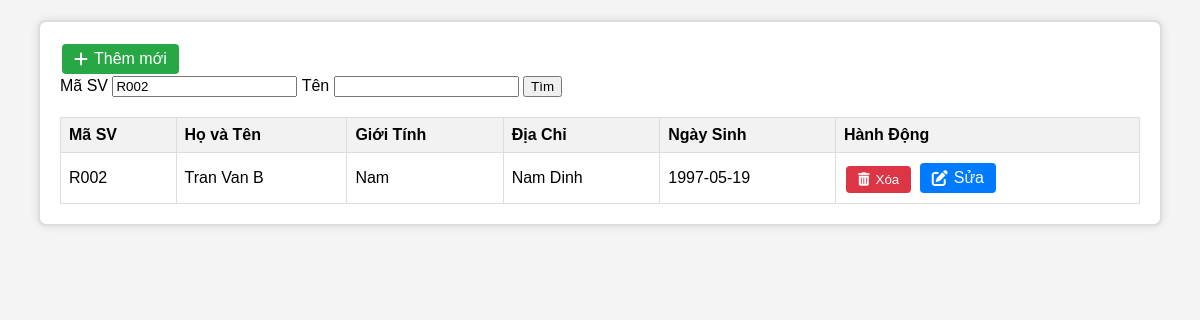
The page /students.php?masv=R002 on the database its author committed.
### tables this page shows
CREATE TABLE `sinhvien` (
  `Masv` varchar(20) NOT NULL,
  `Hotensv` varchar(50) NOT NULL,
  `GioiTinh` varchar(15) NOT NULL,
  `Diachi` varchar(150) NOT NULL,
  `Ngaysinh` date NOT NULL
);

### students.php (the view, shortened to what this page needs)
<?php
include 'db_connect.php';
$masv = isset($_GET['masv']) ? $_GET['masv'] : '';
$ten = isset($_GET['ten']) ? $_GET['ten'] : '';
$masvParam = "%$masv%";
$tenParam = "%$ten%";
if (empty($masv) && empty($ten)) {
    $sql = "SELECT * FROM sinhvien";
    $stm = $conn->prepare($sql);
    $stm->execute();
} else {
    $sql = "SELECT * FROM sinhvien WHERE Masv LIKE ? AND Hotensv LIKE ?";
    $stm = $conn->prepare($sql);
    $stm->execute([$masvParam, $tenParam]);
}
if ($stm->rowCount() > 0) {
    $data = $stm->fetchAll(PDO::FETCH_OBJ);
} else {
    $data = [];
}
?>
<!DOCTYPE html>
<html lang="en">
<head>
    <link rel="stylesheet" href="https://cdnjs.cloudflare.com/ajax/libs/font-awesome/6.0.0-beta3/css/all.min.css">
</head>
<body>
    <div class="container">
        <a href="ThemSVFR.php" class="button add">
            <i class="fas fa-plus"></i> Thêm mới
        </a>
        <form action="index.php" method="get" class="search-form">
            <label for="masv">Mã SV</label>
            <input type="text" name="masv" id="masv" value="<?php echo htmlspecialchars($masv); ?>">
            <label for="ten">Tên</label>
            <input type="text" name="ten" id="ten" value="<?php echo htmlspecialchars($ten); ?>">
            <input type="submit" value="Tìm">
        </form>
        <table id="SinhVien" class="student-table">
            <thead>
                <tr>
                    <th>Mã SV</th>
                    <th>Họ và Tên</th>
                    <th>Giới Tính</th>
                    <th>Địa Chỉ</th>
                    <th>Ngày Sinh</th>
                    <th>Hành Động</th>
                </tr>
            </thead>
            <tbody>
                <?php foreach($data as $item): ?>
                    <tr>
                        <td><?php echo htmlspecialchars($item->Masv); ?></td>
                        <td><?php echo htmlspecialchars($item->Hotensv); ?></td>
                        <td><?php echo htmlspecialchars($item->GioiTinh); ?></td>
                        <td><?php echo htmlspecialchars($item->Diachi); ?></td>
                        <td><?php echo htmlspecialchars($item->Ngaysinh); ?></td>
                        <td>
                            <form method="post" action="xoasv.php" onsubmit="return confirm('Bạn có chắc chắn muốn xóa sinh viên này?');" class="delete-form">
                                <button type="submit" class="button delete">
                                    <i class="fas fa-trash-alt"></i> Xóa
                                </button>
                            </form>
                            <a href="suasv.php?id=<?php echo htmlspecialchars($item->Masv); ?>" class="button edit">
                                <i class="fas fa-edit"></i> Sửa
                            </a>
                        </td>
                    </tr>
                <?php endforeach; ?>
            </tbody>
        </table>
    </div>
</body>
</html>

### students.php (style rules this page uses)
body { font-family: Arial, sans-serif; margin: 0; padding: 0; background-color: #f4f4f4; }
.container { width: 90%; margin: 20px auto; padding: 20px; background-color: #fff; border: 2px solid #ddd; border-radius: 8px; box-shadow: 0 0 10px rgba(0, 0, 0, 0.1); overflow: hidden; }
.search-form { margin-bottom: 20px; }
.student-table { width: 100%; border-collapse: collapse; border-spacing: 0; }
.student-table th, .student-table td { border: 1px solid #ddd; padding: 8px; text-align: left; }
.student-table th { background-color: #f2f2f2; }
.button { padding: 6px 12px; margin: 2px; border: none; border-radius: 4px; cursor: pointer; color: #fff; text-decoration: none; display: inline-flex; align-items: center; }
.button i { margin-right: 6px; }
.button.add { background-color: #28a745; }
.button.edit { background-color: #007bff; }
.button.delete { background-color: #dc3545; }
.delete-form { display: inline-block; margin: 0; }

### rows shown on the page
sinhvien: Masv "R002", Hotensv "Tran Van B", GioiTinh "Nam", Diachi "Nam Dinh", Ngaysinh "1997-05-19"
